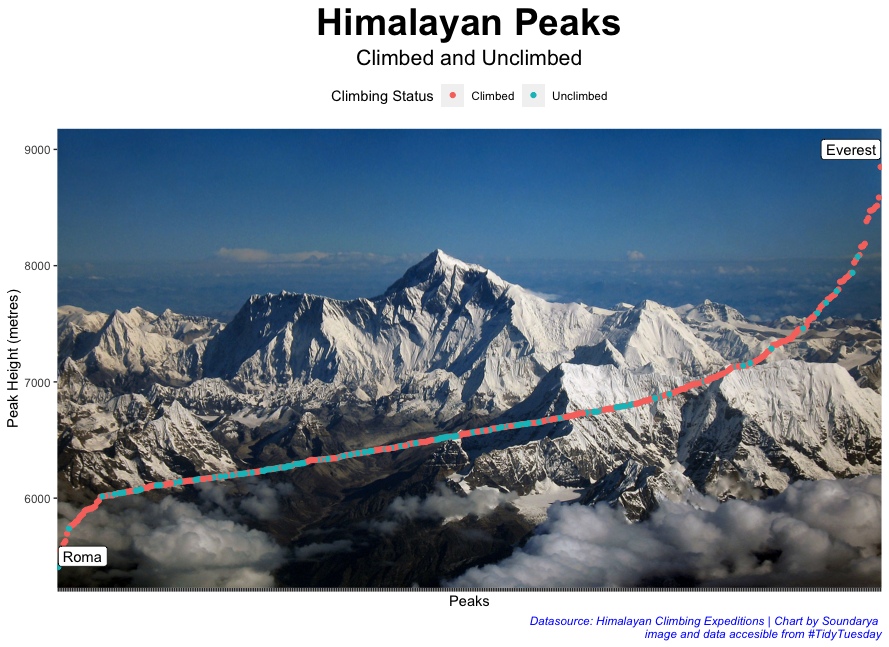

This chart was generated by the following R code:
#Tidy Tuesday 
# September 22, 2020

#Load data
peaks <- readr::read_csv('https://raw.githubusercontent.com/rfordatascience/tidytuesday/master/data/2020/2020-09-22/peaks.csv')
dim(peaks)
names(peaks)
head(peaks)
table(peaks$peak_name)

#Load libraries
library(dplyr)
library(ggplot2)
library(png)
library(grid)

#Finding max and min peak heights
which.max(peaks$height_metres)
x<-peaks[43,]
x_ti<-x$peak_name
which.min(peaks$height_metres)
y<-peaks[331,]
y_ti<-y$peak_name

him_bg<- png::readPNG("himalayas.png")

#lets plot :-)
him_plot<-ggplot(peaks, aes(x=reorder(peak_name,height_metres), y=height_metres, color=climbing_status))+
  annotation_custom(rasterGrob(him_bg, 
                               width = unit(1,"npc"), 
                               height = unit(1,"npc")), 
                    -Inf, Inf, -Inf, Inf)+
  geom_point(stat="identity")+
  ylab("Peak Height (metres)")+
  xlab("Peaks")+
  theme(axis.text.x = element_blank())+
  theme(legend.position = "top")+
  geom_label(data = filter(peaks, peak_name=="Everest"),
            aes(x=peak_name,y=9000),
            hjust = 1, nudge_y = 0.05,
            label=x_ti,
            color="black")+
  geom_label(data = filter(peaks, peak_name=="Roma"),
            aes(x=peak_name,y=5500),
            hjust = 0, nudge_x = 0.05,
            label=y_ti,
            color="black")+
  labs(title = "Himalayan Peaks",
       subtitle = "Climbed and Unclimbed",
       caption = "Datasource: Himalayan Climbing Expeditions | Chart by Soundarya \n image and data accesible from #TidyTuesday",
       color="Climbing Status")+
  theme(plot.title = element_text(size=28,face="bold",hjust = 0.5),
        plot.subtitle = element_text(size=16, hjust = 0.5),
        plot.caption = element_text(color="blue", face="italic"))
  
him_plot
